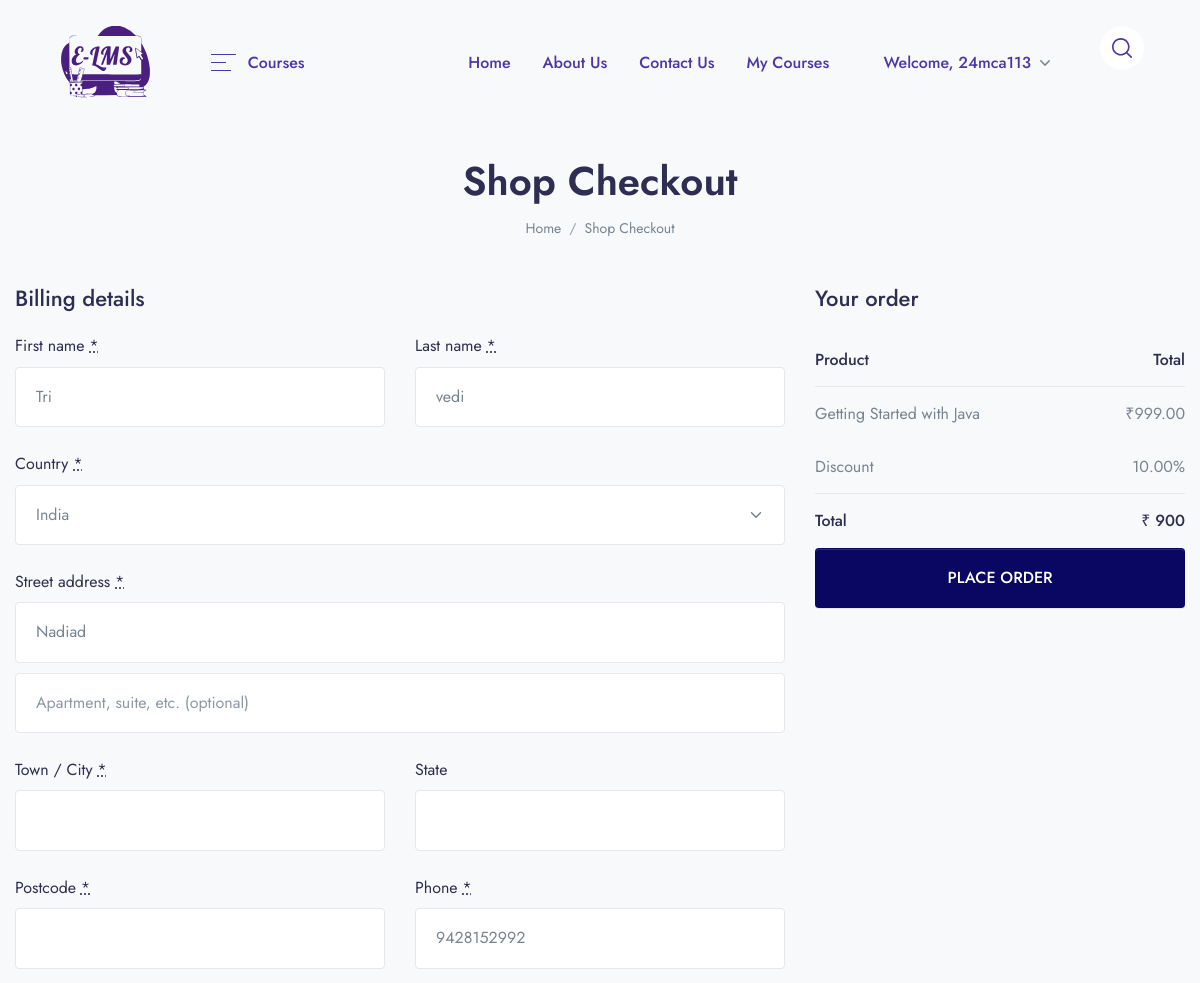
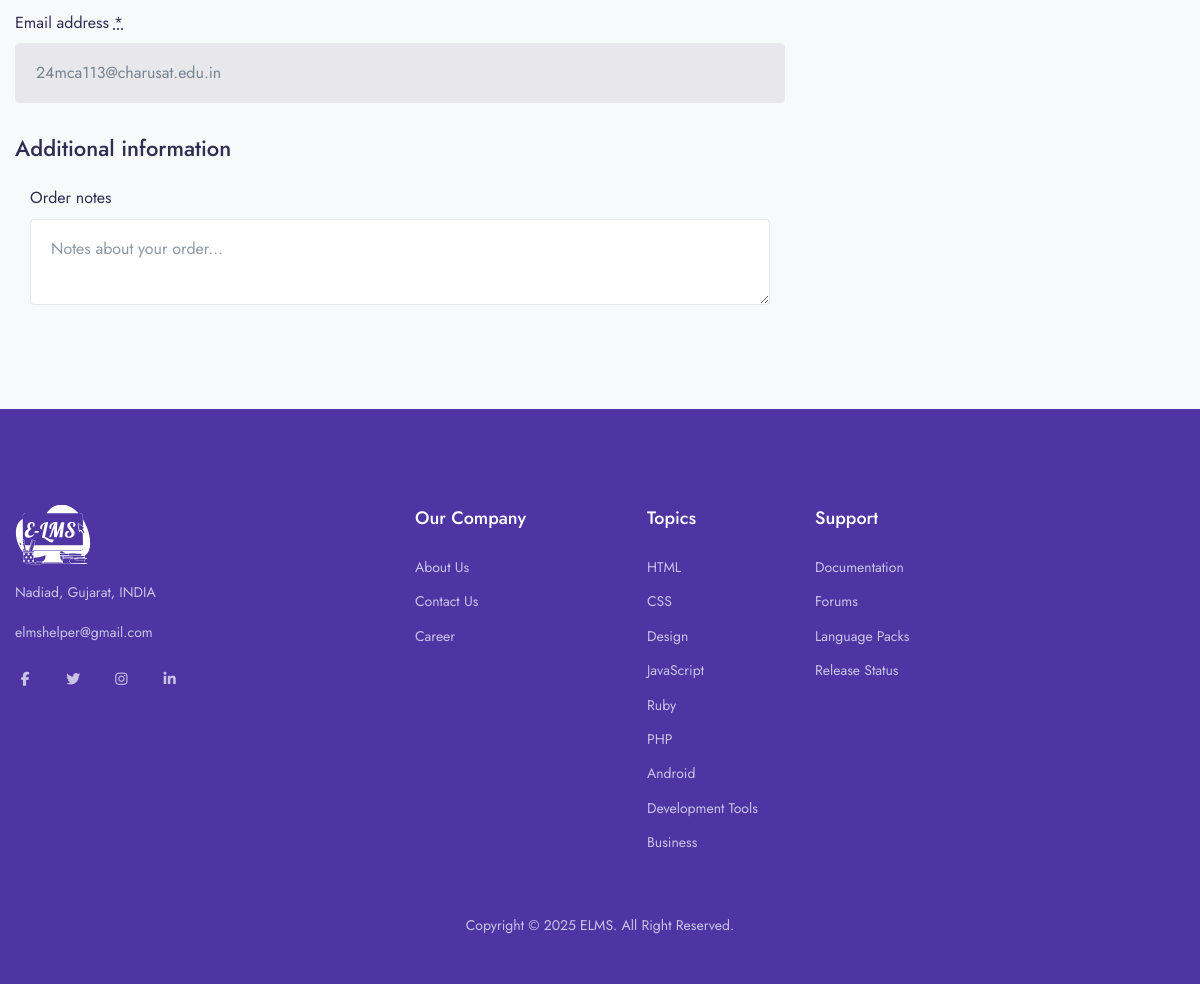
/checkout/getting-started-with-java (signed in), run on the app's committed database (2 pictures, top to bottom).
### app/models.py (models this page shows, shortened)
class Users(AbstractUser):
    ROLE_CHOICES = (
        ('student', 'Student'),
        ('teacher', 'Teacher'),
        ('admin', 'Admin'),
    )
    role = models.CharField(max_length=20, choices=ROLE_CHOICES, default='student')

class Student(models.Model):
    user = models.OneToOneField(Users, on_delete=models.CASCADE, related_name="student_profile")
    contact_no = models.CharField(max_length=20, null=True, blank=True)
    address = models.TextField(null=True, blank=True)
    date_of_birth = models.DateField(null=True, blank=True)
    gender = models.CharField(max_length=10, choices=(("Male","Male"), ("Female","Female"), ("Other","Other")), null=True, blank=True)
    education = models.CharField(max_length=200, null=True, blank=True)
    status = models.CharField(max_length=20, choices=(("active","Active"), ("inactive","Inactive")), default="active")

class Course(models.Model):
    course_image = models.ImageField(upload_to="Media/course_image", null=True)
    teacher = models.ForeignKey(Teacher, on_delete=models.CASCADE, related_name="courses")
    title = models.CharField(max_length=255)
    descriptions = models.TextField()
    course_category = models.ForeignKey(Categories, on_delete=models.CASCADE, related_name="courses")
    level = models.ForeignKey(Level, on_delete=models.CASCADE, null=True,)
    language = models.ForeignKey(Language, on_delete=models.CASCADE, null=True,)
    slug = models.SlugField(default='',max_length=500, null=True,blank=True)
    price = models.DecimalField(max_digits=10, decimal_places=2)
    discount = models.DecimalField(max_digits=5, decimal_places=2, null=True, blank=True, default=0)

### E_LMS/views.py (the view, shortened to what this page needs)
# urls.py: path('checkout/<slug:slug>', views.checkout, name='checkout'),
@login_required
def checkout(request, slug):
    course = Course.objects.filter(slug=slug).first()
    if not course:
        context = get_common_context()
        return render(request, 'error/404.html', context, status=404)
    action = request.GET.get('action')
    context = {'course': course, 'order': None}
    try:
        student = request.user.student_profile
    except:
        messages.error(request, 'You must be logged in as a student to enroll.')
        return redirect('doLogin')
    context['student'] = student
    if Enrollment.objects.filter(student=student, course=course).exists():
        messages.warning(request, "You are already enrolled in this course.")
        return redirect('course_details', slug=course.slug)
    return render(request, 'checkout/checkout.html', context)

### app/templatetags/course_tags.py (called while the page is built)
@register.simple_tag
def discount_calculation(price, discount):
    if discount is None or discount is 0:
        return price
    sellprice = price - (price * discount / 100)
    return math.ceil(sellprice)

### templates/checkout/checkout.html (shortened to what this page needs)
{% extends 'base.html' %}
{% load static %}
{% block content %}
{% load course_tags %}
<header class="py-8 py-md-5" style="background-image: none;">
    <div class="container text-center py-xl-2">
        <h1 class="display-4 fw-semi-bold mb-0">Shop Checkout</h1>
        <nav aria-label="breadcrumb">
            <ol class="breadcrumb breadcrumb-scroll justify-content-center">
                <li class="breadcrumb-item">
                    <a class="text-gray-800" href="{% url 'home' %}">
                        Home
                    </a>
                </li>
                <li class="breadcrumb-item text-gray-800 active" aria-current="page">
                    Shop Checkout
                </li>
            </ol>
        </nav>
    </div>
</header>
<div class="container pb-6 pb-xl-10">
    <form id="checkout_form" method="post" class="checkout woocommerce-checkout" action="?action=create_payment">
        <div class="col2-set" id="customer_details">
            <div class="col-1">
                <div class="woocommerce-billing-fields">
                    <h3>Billing details</h3>
                    <div class="woocommerce-billing-fields__field-wrapper">
                        <p class="form-row form-row-first validate-required" id="billing_first_name_field">
                            <label for="billing_first_name">First name <abbr class="required" title="required">*</abbr></label>
                            <input type="text" class="input-text" name="first_name" id="billing_first_name"
                                   value="{{ user.first_name }}" autocomplete="given-name" >
                        </p>
                        <p class="form-row form-row-last validate-required" id="billing_last_name_field">
                            <label for="billing_last_name">Last name <abbr class="required" title="required">*</abbr></label>
                            <input type="text" class="input-text" name="last_name" id="billing_last_name"
                                   value="{{ user.last_name }}" autocomplete="family-name" >
                        </p>
                        <p class="form-row form-row-wide address-field validate-required" id="billing_country_field">
                            <label for="billing_country">Country <abbr class="required" title="required">*</abbr></label>
                            <select name="country" id="billing_country" class="country_select" >
                                <option value="IN" selected="selected">India</option>
                            </select>
                        </p>
                        <p class="form-row form-row-wide address-field validate-required" id="billing_address_1_field">
                            <label for="billing_address_1">Street address <abbr class="required" title="required">*</abbr></label>
                            <input type="text" class="input-text" name="address_1" id="billing_address_1" value="{{ student.address }}" autocomplete="address-line1" >
                        </p>
                        <p class="form-row form-row-wide address-field" id="billing_address_2_field">
                            <input type="text" class="input-text" name="address_2" id="billing_address_2" placeholder="Apartment, suite, etc. (optional)">
                        </p>
                        <p class="form-row form-row-wide address-field validate-required" id="billing_city_field">
                            <label for="billing_city">Town / City <abbr class="required" title="required">*</abbr></label>
                            <input type="text" class="input-text" name="city" id="billing_city" value="{{ user.profile.city }}" autocomplete="address-level2" >
                        </p>
                        <p class="form-row form-row-wide address-field" id="billing_state_field">
                            <label for="billing_state">State</label>
                            <input type="text" class="input-text" name="state" id="billing_state" value="{{ user.profile.state }}">
                        </p>
                        <p class="form-row form-row-wide address-field validate-required" id="billing_postcode_field">
                            <label for="billing_postcode">Postcode <abbr class="required" title="required">*</abbr></label>
                            <input type="text" class="input-text" name="postcode" id="billing_postcode" value="{{ user.profile.postcode }}" >
                        </p>
                        <p class="form-row form-row-first validate-required" id="billing_phone_field">
                            <label for="billing_phone">Phone <abbr class="required" title="required">*</abbr></label>
                            <input type="tel" class="input-text" maxlength="10" name="phone" id="billing_phone" value="{{ student.contact_no }}" >
                        </p>
                        <p class="form-row form-row-last validate-required" id="billing_email_field">
                            <label for="billing_email">Email address <abbr class="required" title="required">*</abbr></label>
                            <input type="email" class="input-text" name="email" id="billing_email" value="{{ user.email }}" disabled>
                        </p>
                    </div>
                </div>
            </div>
            <div class="col-2">
                <div class="woocommerce-additional-fields">
                    <h3>Additional information</h3>
                    <p class="form-row notes" id="order_comments_field">
                        <label for="order_comments">Order notes</label>
                        <textarea name="order_comments" class="input-text" id="order_comments" placeholder="Notes about your order..."></textarea>
                    </p>
                </div>
            </div>
        </div>
        <div id="order_review" class="woocommerce-checkout-review-order">
            <h3>Your order</h3>
            <table class="shop_table woocommerce-checkout-review-order-table">
                <thead>
                    <tr>
                        <th class="product-name">Product</th>
                        <th class="product-total">Total</th>
                    </tr>
                </thead>
                <tbody>
                    <tr class="cart_item">
                        <td class="product-name">{{ course.title }}</td>
                        <td class="product-total">₹{{ course.price }}</td>
                    </tr>
                </tbody>
                <tfoot>
                    <tr class="cart-subtotal">
                        <td>Discount</td>
                        <td>{{ course.discount }}%</td>
                    </tr>
                    <tr class="order-total">
                        <th>Total</th>
                        <th><strong>₹ {% discount_calculation course.price course.discount %}</strong></th>
                    </tr>
                </tfoot>
            </table>
            <div class="form-row place-order">
                <button type="submit" class="btn btn-primary btn-block">
                    PLACE ORDER
                </button>
            </div>
        </div>
    </form>
</div>
{% endblock %}

### templates/components/header.html (shortened to what this page needs)
{% load static %}
<header class="navbar navbar-expand-xl navbar-light">
    <div class="container-fluid">
        <a class="navbar-brand" href="{% url 'home' %}">
            <img src="{% static 'assets/img/E-LMS_Logo.svg' %}" class="navbar-brand-img" alt="logo">
        </a>
        <ul class="navbar-nav  navbar-vertical ms-xl-4 d-none d-xl-flex">
            <li class="nav-item dropdown">
                <a class="nav-link pb-4 mb-n4 px-0 pt-0" id="navbarVerticalMenu" data-bs-toggle="dropdown" href="#"
                   aria-haspopup="true" aria-expanded="false">
                    <div class="py-3 px-5 d-flex align-items-center">
                        <div class="me-3 ms-1 text-gigas d-flex">
                            <svg width="25" height="17" viewBox="0 0 25 17" xmlns="http://www.w3.org/2000/svg">
                                <rect width="25" height="1" fill="currentColor"/>
                                <rect y="8" width="15" height="1" fill="currentColor"/>
                                <rect y="16" width="20" height="1" fill="currentColor"/>
                            </svg>
                        </div>
                        <span class="text-gigas fw-medium me-1">Courses</span>
                    </div>
                </a>
            </li>
        </ul>
        <div class="collapse navbar-collapse z-index-lg" id="navbarCollapse">
            <ul class="navbar-nav ms-auto">
                <li class="nav-item dropdown dropdown-full-width">
                    <a class="nav-link px-xl-4 text-gigas" href="{% url 'home' %}">
                        <span>Home</span>
                    </a>
                </li>
                <li class="nav-item dropdown dropdown-full-width">
                    <a class="nav-link px-xl-4 text-gigas" href="{% url 'about' %}">
                        <span>About Us</span>
                    </a>
                </li>
                <li class="nav-item dropdown dropdown-full-width">
                    <a class="nav-link px-xl-4 text-gigas" href="{% url 'contact' %}">
                        <span>Contact Us</span>
                    </a>
                </li>
                <li class="nav-item dropdown dropdown-full-width">
                    <a class="nav-link px-xl-4 text-gigas" href="{% url 'my_courses' %}">
                        <span>My Courses</span>
                    </a>
                </li>
            </ul>
        </div>
        <ul class="navbar-nav flex-row ms-n4 ms-sm-auto ms-xl-0 me-n2 me-md-n4">
            {% if request.user.is_authenticated %}
            <li class="nav-item border-0 px-1 px-md-3 dropdown d-none d-lg-block">
                <a class="nav-link dropdown-toggle text-gigas" href="#" id="accountDropdown" role="button"
                   data-bs-toggle="dropdown" aria-expanded="false">
                    Welcome, {{ request.user.username }}
                </a>
            </li>
            {% endif %}
            <li class="nav-item border-0 px-1 px-md-3 d-none d-370-block d-xl-block">
                <a class="nav-link d-flex p-3 bg-white-all rounded-circle search-mobile text-gigas icon-xs"
                   data-bs-toggle="collapse" href="#collapseSearchMobile" role="button" aria-expanded="false"
                   aria-controls="collapseSearchMobile">
                </a>
            </li>
        </ul>
    </div>
</header>

### data on the page
Users: user.username "24mca113", first_name "Tri", last_name "vedi", email "24mca113@charusat.edu.in"
Student: address_1 "Nadiad", phone "9428152992"
Course: title "Getting Started with Java", price "999.00", discount "10.00", price+discount "900"
